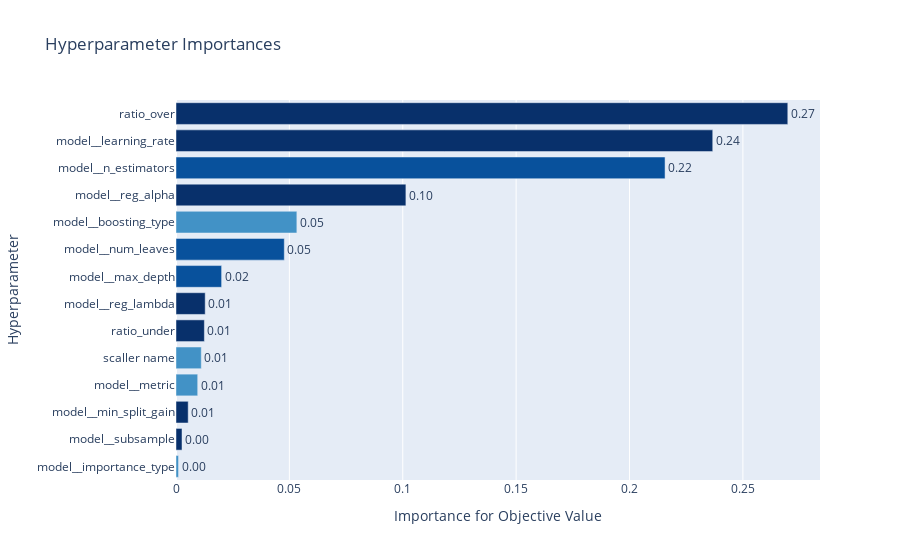

Here is the notebook cell this chart was saved with:
### Code cell
# Visualize parameter importances. 
optuna.visualization.plot_param_importances(study)

### Figure 1 — Plotly figure (JSON) as saved in the notebook; plotly's stock layout.template omitted (floating-point values rounded to 4 significant figures)
{"data": [{"cliponaxis": false, "hovertemplate": ["model__importance_type (CategoricalDistribution): 0.001109936178897366<extra></extra>", "model__subsample (UniformDistribution): 0.0026575605999083008<extra></extra>", "model__min_split_gain (UniformDistribution): 0.005379749392669937<extra></extra>", "model__metric (CategoricalDistribution): 0.0095680451662676<extra></extra>", "scaller name (CategoricalDistribution): 0.011145462941228718<extra></extra>", "ratio_under (UniformDistribution): 0.012513822655520345<extra></extra>", "model__reg_lambda (UniformDistribution): 0.012879028686567866<extra></extra>", "model__max_depth (IntUniformDistribution): 0.020117760101777685<extra></extra>", "model__num_leaves (IntUniformDistribution): 0.04776011567061115<extra></extra>", "model__boosting_type (CategoricalDistribution): 0.053301059989322566<extra></extra>", "model__reg_alpha (UniformDistribution): 0.10138738335663368<extra></extra>", "model__n_estimators (IntUniformDistribution): 0.21567472810380234<extra></extra>", "model__learning_rate (UniformDistribution): 0.23670270861232823<extra></extra>", "ratio_over (UniformDistribution): 0.26980263854446423<extra></extra>"], "marker": {"color": ["rgb(66,146,198)", "rgb(8,48,107)", "rgb(8,48,107)", "rgb(66,146,198)", "rgb(66,146,198)", "rgb(8,48,107)", "rgb(8,48,107)", "rgb(8,81,156)", "rgb(8,81,156)", "rgb(66,146,198)", "rgb(8,48,107)", "rgb(8,81,156)", "rgb(8,48,107)", "rgb(8,48,107)"]}, "orientation": "h", "text": ["0.001109936178897366", "0.0026575605999083008", "0.005379749392669937", "0.0095680451662676", "0.011145462941228718", "0.012513822655520345", "0.012879028686567866", "0.020117760101777685", "0.04776011567061115", "0.053301059989322566", "0.10138738335663368", "0.21567472810380234", "0.23670270861232823", "0.26980263854446423"], "textposition": "outside", "texttemplate": "%{text:.2f}", "type": "bar", "x": [0.00111, 0.002658, 0.00538, 0.009568, 0.01115, 0.01251, 0.01288, 0.02012, 0.04776, 0.0533, 0.1014, 0.2157, 0.2367, 0.2698], "y": ["model__importance_type", "model__subsample", "model__min_split_gain", "model__metric", "scaller name", "ratio_under", "model__reg_lambda", "model__max_depth", "model__num_leaves", "model__boosting_type", "model__reg_alpha", "model__n_estimators", "model__learning_rate", "ratio_over"]}], "layout": {"autosize": true, "showlegend": false, "title": {"text": "Hyperparameter Importances"}, "xaxis": {"autorange": true, "range": [0, 0.284], "title": {"text": "Importance for Objective Value"}, "type": "linear"}, "yaxis": {"autorange": true, "range": [-0.5, 13.5], "title": {"text": "Hyperparameter"}, "type": "category"}}}
